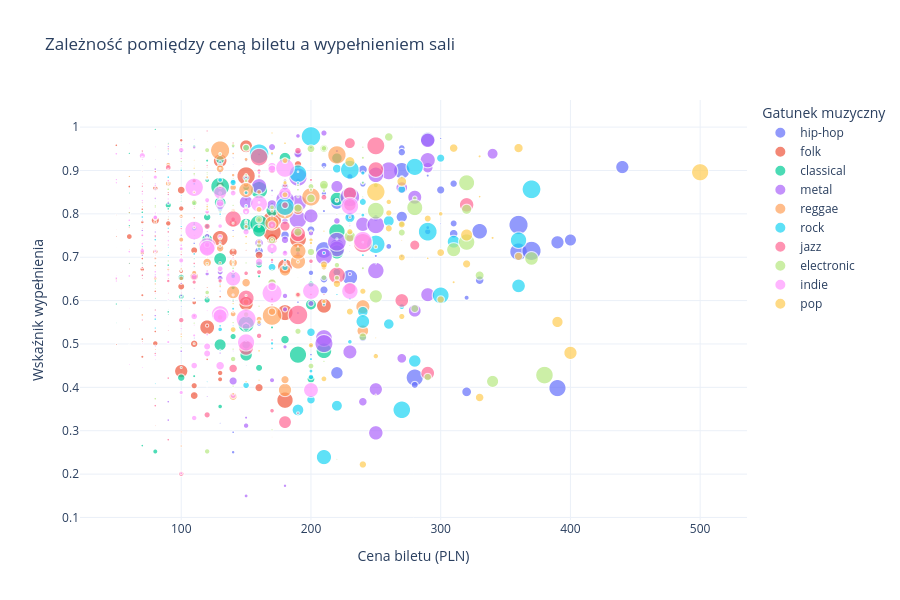

The cell this chart's notebook holds for it:
### Markdown cell above
## Część 5 — Wykres rozrzutu z kodowaniem parametrów (2 pkt)
Tworzymy nową kolumnę `wypelnienie = bilety_sprzedane / pojemnosc` i za pomocą wykresu punktowego sprawdzamy, czy istnieje korelacja pomiędzy ceną biletu a wskaźnikiem wypełnienia sali.

### Code cell
# Obliczanie wskaźnika wypełnienia sali
df["wypelnienie"] = df["bilety_sprzedane"] / df["pojemnosc"]

# Wykres rozrzutu z kodowaniem rozmiaru, koloru oraz etykiet hover
fig_scatter = px.scatter(
    df,
    x="cena_biletu_pln",
    y="wypelnienie",
    color="gatunek",
    size="pojemnosc",
    hover_data=["miasto", "typ_obiektu"],
    title="Zależność pomiędzy ceną biletu a wypełnieniem sali",
    labels={
        "cena_biletu_pln": "Cena biletu (PLN)",
        "wypelnienie": "Wskaźnik wypełnienia",
        "gatunek": "Gatunek muzyczny",
        "pojemnosc": "Pojemność obiektu"
    },
    template="plotly_white"
)

fig_scatter.update_layout(
    width=900,
    height=600
)
fig_scatter.show()
